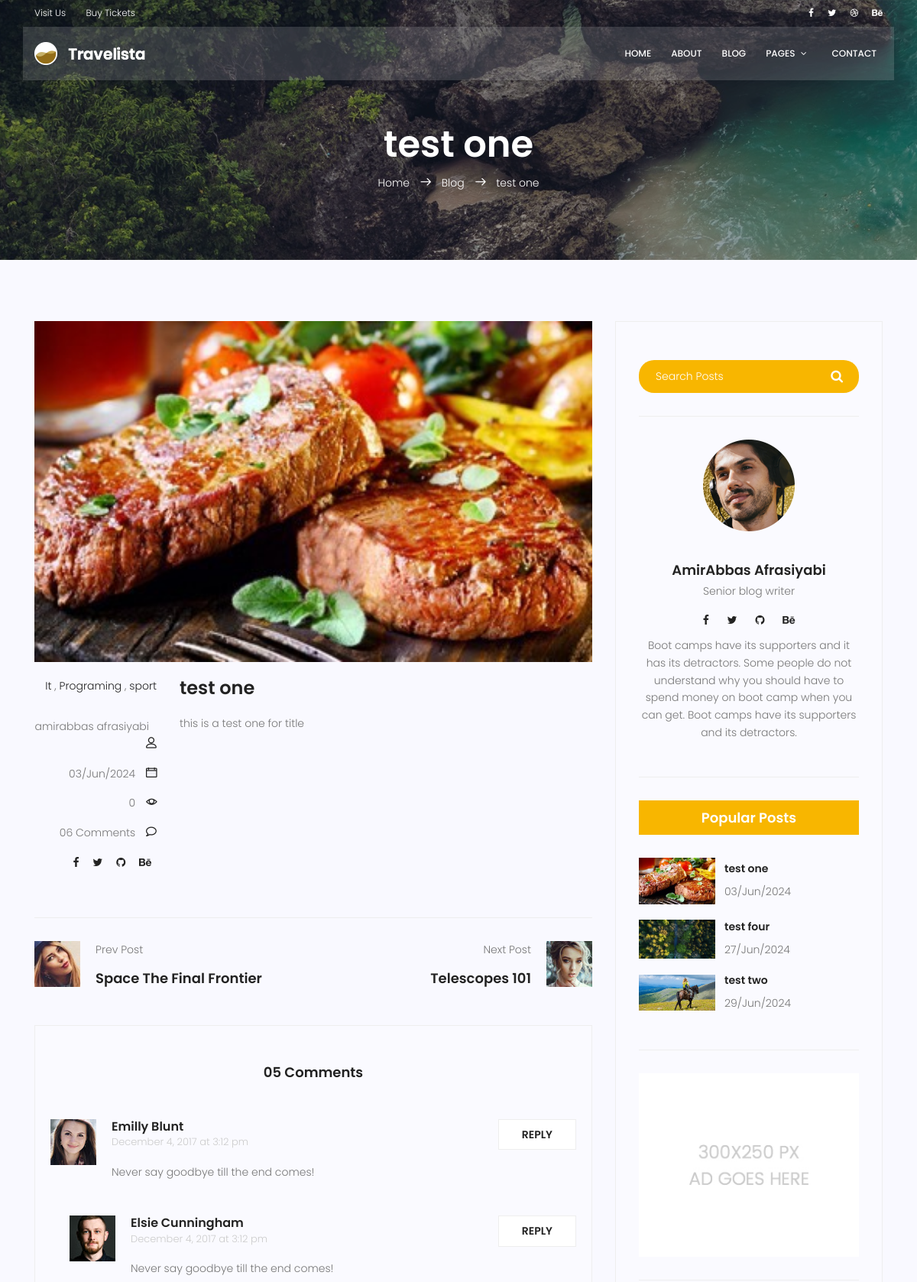
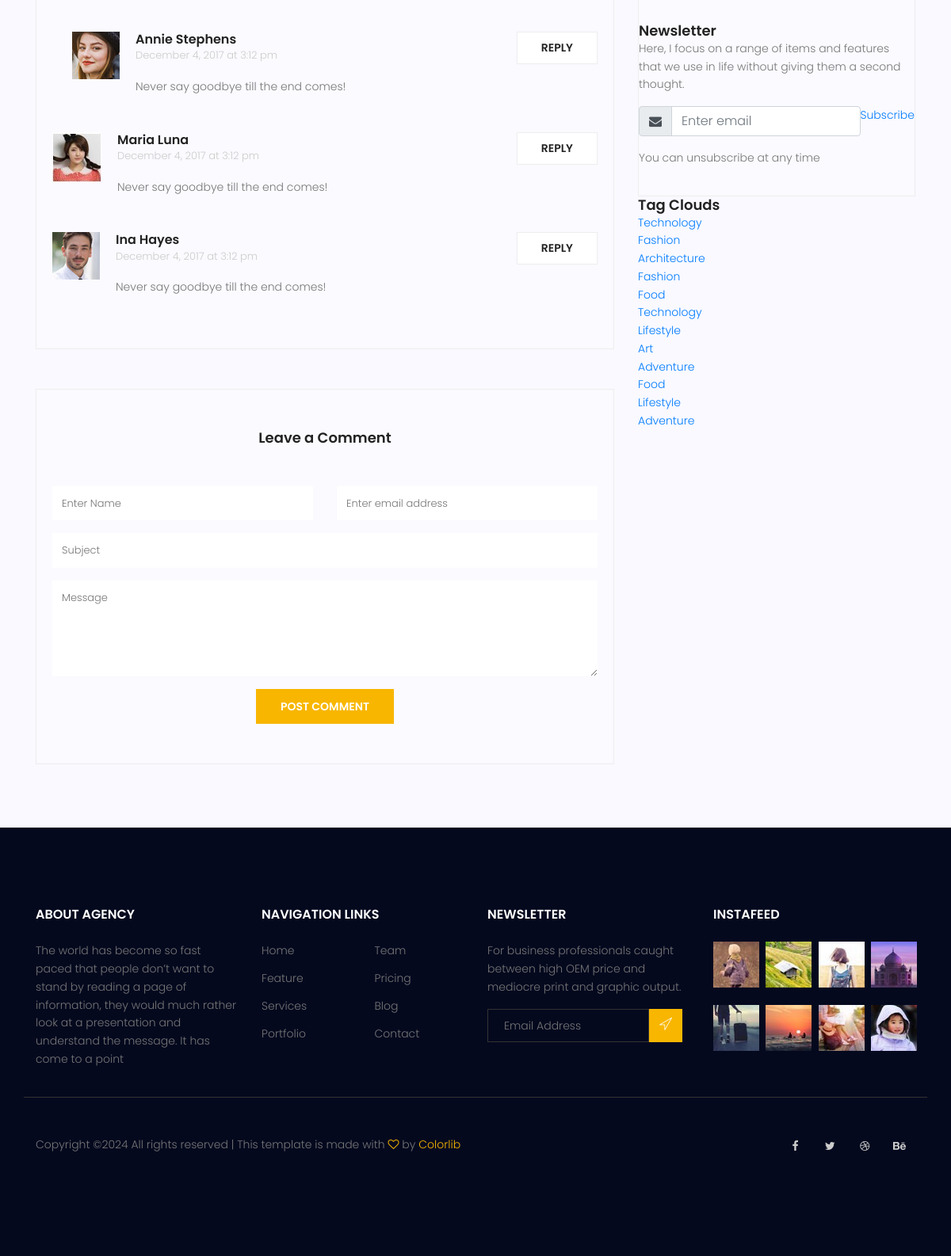
Page /blog/1/ on the committed database (2 pictures, top to bottom).
### blog/models.py (models this page shows, shortened)
class Post(models.Model):
    image = models.ImageField(upload_to='blog/',default='blog/default.jpg')
    author = models.ForeignKey(User, related_name = "author" , on_delete=models.SET_NULL, null=True)
    title = models.CharField(max_length=100)
    content = models.TextField()
    category  = models.ManyToManyField(category, blank=True,)
    counted_views = models.IntegerField(default=0)
    status = models.BooleanField( default= False)
    published_date = models.DateTimeField(null= True)
    created_date = models.DateTimeField(auto_now_add=True )
    updated_date = models.DateTimeField(auto_now=True)
    class Meta:
        ordering = ['created_date']
        verbose_name = 'پست'
        verbose_name_plural = ' پست ها'

class category(models.Model):
    name = models.CharField(max_length=255)

### blog/views.py (the view)
# urls.py: path('/<int:pid>/', blog_single, name='single'),
def blog_single(request, pid):
    posts = Post.objects.filter(status=1)
    post = get_object_or_404(posts, pk=pid)
    context = {'post': post}
    return render(request, 'blog/blog-single.html', context)

### blog/templatetags/blog_tags.py (called while the page is built)
@ register.inclusion_tag('blog/blog-popularpost.html')
def latestposts(arg=3):
    posts = Post.objects.filter(status=1).order_by('published_date')[:arg]
    return {'posts': posts}

### templates/blog/blog-single.html (shortened to what this page needs)
{% extends "base.html" %}
{% load static %}
{% load blog_tags %}
{% block content %}
<section class="relative about-banner">
  <div class="overlay overlay-bg"></div>
  <div class="container">
    <div class="row d-flex align-items-center justify-content-center">
      <div class="about-content col-lg-12">
        <h1 class="text-white">{{post.title}}</h1>
        <p class="text-white link-nav">
          <a href="{% url 'website:index' %}">Home </a>
          <span class="lnr lnr-arrow-right"></span>
          <a href="{% url 'blog:index' %}">Blog </a>
          <span class="lnr lnr-arrow-right"></span>
          <a href="{% url 'blog:single' pid=post.id %}">{{post.title}}</a>
        </p>
      </div>
    </div>
  </div>
</section>
<section class="post-content-area single-post-area">
  <div class="container">
    <div class="row">
      <div class="col-lg-8 posts-list">
        <div class="single-post row">
          <div class="col-lg-12">
            <div class="feature-img">
              <img class="img-fluid" src="{{post.image.url}}" alt="" />
            </div>
          </div>
          <div class="col-lg-3 col-md-3 meta-details">
            <ul class="tags">
              {% for cat in post.category.all %}
                <li><a href="#">{{ cat.name }}</a></li> {% if not forloop.last %},{% endif %}
              {% endfor %}
            </ul>
            <div class="user-details row">
              <p class="user-name col-lg-12 col-md-12 col-6">
                <a href="#">{{post.author.get_full_name}}</a> <span class="lnr lnr-user"></span>
              </p>
              <p class="date col-lg-12 col-md-12 col-6">
                <a href="#">{{post.published_date|date:"d/M/Y"}}</a>
                <span class="lnr lnr-calendar-full"></span>
              </p>
              <p class="view col-lg-12 col-md-12 col-6">
                <a href="#">{{post.counted_views}}</a> <span class="lnr lnr-eye"></span>
              </p>
              <p class="comments col-lg-12 col-md-12 col-6">
                <a href="#">06 Comments</a> <span class="lnr lnr-bubble"></span>
              </p>
              <ul class="social-links col-lg-12 col-md-12 col-6">
                <li>
                  <a href="#"><i class="fa fa-facebook"></i></a>
                </li>
                <li>
                  <a href="#"><i class="fa fa-twitter"></i></a>
                </li>
                <li>
                  <a href="#"><i class="fa fa-github"></i></a>
                </li>
                <li>
                  <a href="#"><i class="fa fa-behance"></i></a>
                </li>
              </ul>
            </div>
          </div>
          <div class="col-lg-9 col-md-9">
            <h3 class="mt-20 mb-20">{{post.title}}</h3>
            <p class="excert">
            {{post.content}}
            </p>
          </div>
        </div>
        <div class="navigation-area">
          <div class="row">
            <div
              class="col-lg-6 col-md-6 col-12 nav-left flex-row d-flex justify-content-start align-items-center"
            >
              <div class="thumb">
                <a href="#"
                  ><img class="img-fluid" src="{% static 'img/blog/prev.jpg' %}" alt=""
                /></a>
              </div>
              <div class="arrow">
                <a href="#"
                  ></a>
              </div>
              <div class="details">
                <p>Prev Post</p>
                <a href="#"><h4>Space The Final Frontier</h4></a>
              </div>
            </div>
            <div
              class="col-lg-6 col-md-6 col-12 nav-right flex-row d-flex justify-content-end align-items-center"
            >
              <div class="details">
                <p>Next Post</p>
                <a href="#"><h4>Telescopes 101</h4></a>
              </div>
              <div class="arrow">
                <a href="#"
                  ></a>
              </div>
              <div class="thumb">
                <a href="#"
                  ><img class="img-fluid" src="{% static 'img/blog/next.jpg' %}" alt=""
                /></a>
              </div>
            </div>
          </div>
        </div>
        <div class="comments-area">
          <h4>05 Comments</h4>
          <div class="comment-list">
            <div class="single-comment justify-content-between d-flex">
              <div class="user justify-content-between d-flex">
                <div class="thumb">
                  <img src="{% static 'img/blog/c1.jpg' %}" alt="" />
                </div>
                <div class="desc">
                  <h5><a href="#">Emilly Blunt</a></h5>
                  <p class="date">December 4, 2017 at 3:12 pm</p>
                  <p class="comment">Never say goodbye till the end comes!</p>
                </div>
              </div>
              <div class="reply-btn">
                <a href="" class="btn-reply text-uppercase">reply</a>
              </div>
            </div>
          </div>
          <div class="comment-list left-padding">
            <div class="single-comment justify-content-between d-flex">
              <div class="user justify-content-between d-flex">
                <div class="thumb">
                  <img src="{% static 'img/blog/c2.jpg' %}" alt="" />
                </div>
                <div class="desc">
                  <h5><a href="#">Elsie Cunningham</a></h5>
                  <p class="date">December 4, 2017 at 3:12 pm</p>
                  <p class="comment">Never say goodbye till the end comes!</p>
                </div>
              </div>
              <div class="reply-btn">
                <a href="" class="btn-reply text-uppercase">reply</a>
              </div>
            </div>
          </div>
          <div class="comment-list left-padding">
            <div class="single-comment justify-content-between d-flex">
              <div class="user justify-content-between d-flex">
                <div class="thumb">
                  <img src="{% static 'img/blog/c3.jpg' %}" alt="" />
                </div>
                <div class="desc">
                  <h5><a href="#">Annie Stephens</a></h5>
                  <p class="date">December 4, 2017 at 3:12 pm</p>
                  <p class="comment">Never say goodbye till the end comes!</p>
                </div>
              </div>
              <div class="reply-btn">
                <a href="" class="btn-reply text-uppercase">reply</a>
              </div>
            </div>
          </div>
          <div class="comment-list">
            <div class="single-comment justify-content-between d-flex">
              <div class="user justify-content-between d-flex">
                <div class="thumb">
                  <img src="{% static 'img/blog/c4.jpg' %}" alt="" />
                </div>
                <div class="desc">
                  <h5><a href="#">Maria Luna</a></h5>
                  <p class="date">December 4, 2017 at 3:12 pm</p>
                  <p class="comment">Never say goodbye till the end comes!</p>
                </div>
              </div>
              <div class="reply-btn">
                <a href="" class="btn-reply text-uppercase">reply</a>
              </div>
            </div>
          </div>
          <div class="comment-list">
            <div class="single-comment justify-content-between d-flex">
              <div class="user justify-content-between d-flex">
                <div class="thumb">
                  <img src="{% static 'img/blog/c5.jpg' %}" alt="" />
                </div>
                <div class="desc">
                  <h5><a href="#">Ina Hayes</a></h5>
                  <p class="date">December 4, 2017 at 3:12 pm</p>
                  <p class="comment">Never say goodbye till the end comes!</p>
                </div>
              </div>
              <div class="reply-btn">
                <a href="" class="btn-reply text-uppercase">reply</a>
              </div>
            </div>
          </div>
        </div>
        <div class="comment-form">
          <h4>Leave a Comment</h4>
          <form>
            <div class="form-group form-inline">
              <div class="form-group col-lg-6 col-md-12 name">
                <input
                  type="text"
                  class="form-control"
                  id="name"
                  placeholder="Enter Name"
                  onfocus="this.placeholder = ''"
                  onblur="this.placeholder = 'Enter Name'"
                />
              </div>
              <div class="form-group col-lg-6 col-md-12 email">
                <input
                  type="email"
                  class="form-control"
                  id="email"
                  placeholder="Enter email address"
                  onfocus="this.placeholder = ''"
                  onblur="this.placeholder = 'Enter email address'"
                />
              </div>
            </div>
            <div class="form-group">
              <input
                type="text"
                class="form-control"
                id="subject"
                placeholder="Subject"
                onfocus="this.placeholder = ''"
                onblur="this.placeholder = 'Subject'"
              />
            </div>
            <div class="form-group">
              <textarea
                class="form-control mb-10"
                rows="5"
                name="message"
                placeholder="Message"
                onfocus="this.placeholder = ''"
                onblur="this.placeholder = 'Message'"
                required=""
              ></textarea>
            </div>
            <a href="#" class="primary-btn text-uppercase">Post Comment</a>
          </form>
        </div>
      </div>
      <div class="col-lg-4 sidebar-widgets">
        <div class="widget-wrap">
          {% include "blog/blog-search.html" %}
          {% include "blog/blog-writter.html" %}
          {% latestposts %}
          {% include "blog/blog-ads.html" %}
          {% include "blog/blog-news.html" %}
          {% include "blog/blog-tags.html" %}
        </div>
      </div>
    </div>
</section>
{% endblock %}

### templates/blog/blog-popularpost.html
{% load static %}
<div class="single-sidebar-widget popular-post-widget">
    <h4 class="popular-title">Popular Posts</h4>
    <div class="popular-post-list">
      {% for post in posts %}
      <div class="single-post-list d-flex flex-row align-items-center">
        <div class="thumb">
          <img
            class="img-fluid"
            src="{{post.image.url}}"
            alt=""
          />
        </div>
        <div class="details">
          <a href="{% url 'blog:single' pid=post.id %}"
            ><h6>{{post.title}}</h6></a
          >
          <p>{{post.published_date|date:"d/M/Y"}}</p>
        </div>
      </div>
      {% endfor %}
    </div>
  </div>

### rows in the picture
Post: title "test one", image (picture), author.get_full_name "amirabbas afrasiyabi", published_date "03/Jun/2024", counted_views "0", content "this is a test one for title"
category: name "It"
category: name "Programing"
category: name "sport"
Post: image (picture), title "test four", published_date "27/Jun/2024"
Post: image (picture), title "test two", published_date "29/Jun/2024"
